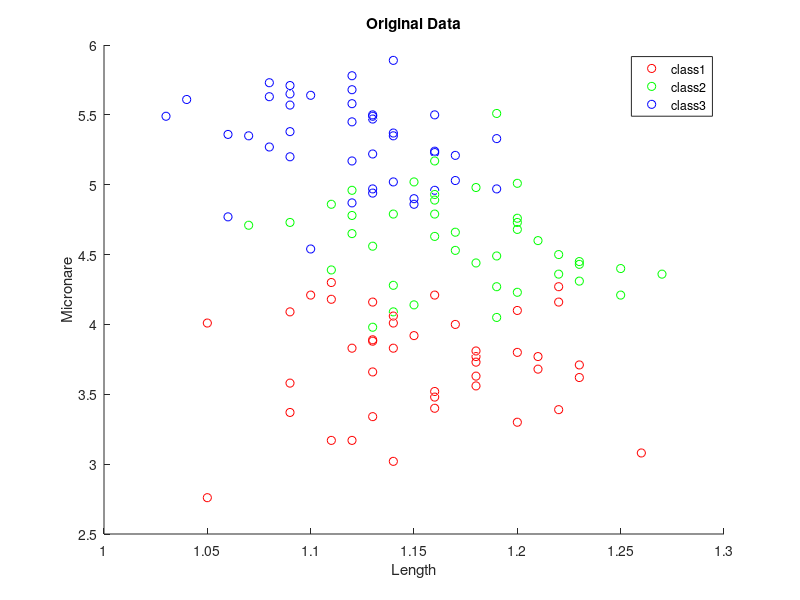
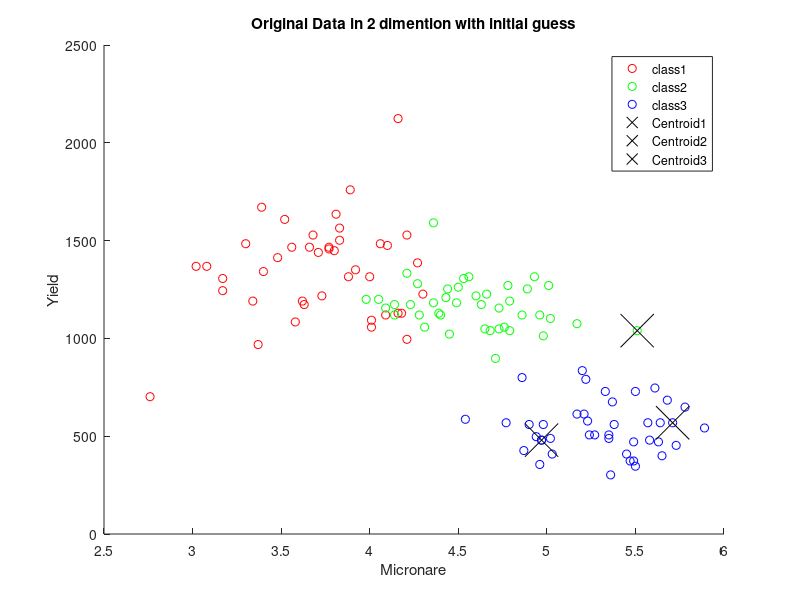
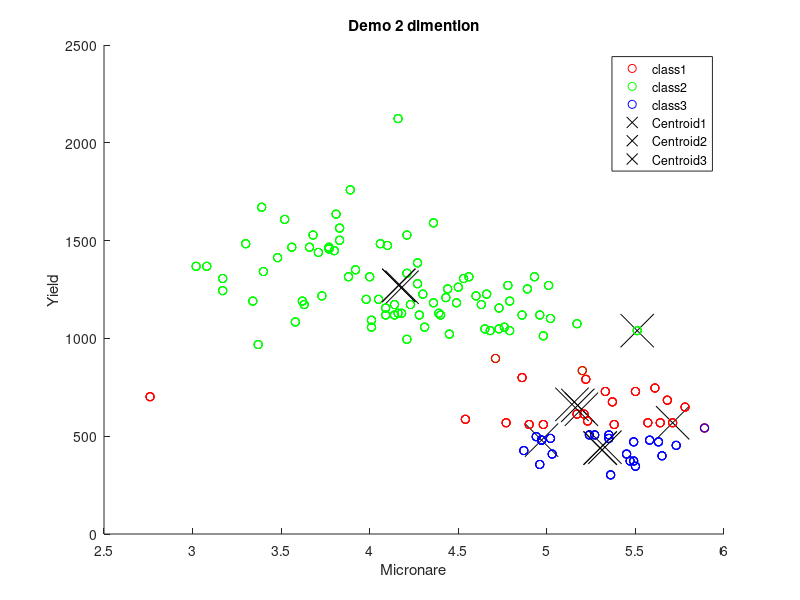

MATLAB code for these plots, in order: (Note: this script raises an error after producing the figures.)
clear,clc;
close all;
Data(1:42,1) = 1;
Data(43:84,1) = 2;
Data(85:126,1) = 3;
Meas = load('Meas.mat');
Data(:,2:6) = Meas.Meas;
%% Read feature for Yield, Mic and Strength
X = [Data(:,4) Data(:,3) Data(:,2)];
Class1 = X(find(Data(:,1)==1),:);
Class2 = X(find(Data(:,1)==2),:);
Class3 = X(find(Data(:,1)==3),:);

%Plot the original Data
figure(1);
hold on;
scatter3(Class1(:,1),Class1(:,2),Class1(:,3),'r');
scatter3(Class2(:,1),Class2(:,2),Class2(:,3),'g');
scatter3(Class3(:,1),Class3(:,2),Class3(:,3),'b');
title('Original Data');
legend('class1','class2','class3');
xlabel('Length'); ylabel('Micronare'); zlabel('Yield');

%% 2D animation Demo
%Using Yield and Mic
X_2D = [Data(:,3) Data(:,2)];
Class1_2D = X_2D(find(Data(:,1)==1),:);
Class2_2D = X_2D(find(Data(:,1)==2),:);
Class3_2D = X_2D(find(Data(:,1)==3),:);

%Initial Guess
k = 3;
Random=randperm(size(X_2D,1));
Centroid_2D = X_2D(Random(1:k),:);

%plot 2D image
figure(2);
hold on;
scatter(Class1_2D(:,1),Class1_2D(:,2),'r');
scatter(Class2_2D(:,1),Class2_2D(:,2),'g');
scatter(Class3_2D(:,1),Class3_2D(:,2),'b');
plot(Centroid_2D(1,1),Centroid_2D(1,2),'kx','markers',24);
plot(Centroid_2D(2,1),Centroid_2D(2,2),'kx','markers',24);
plot(Centroid_2D(3,1),Centroid_2D(3,2),'kx','markers',24);
title('Original Data in 2 dimention with initial guess');
legend('class1','class2','class3','Centroid1','Centroid2','Centroid3');
xlabel('Micronare'); ylabel('Yield');

%The first iteration
min = 100000000;
for i=1:size(X_2D,1)
    min=100000000;
    for j=1:k
        D=[X_2D(i,1),X_2D(i,2);Centroid_2D(j,1),Centroid_2D(j,2)];
        distance=pdist(D);
        if(distance<min)
            min=distance;
            min_index=j;
        end
    end
    X_2D(i,3) = min_index;
end
Class1_2D=X_2D(find(X_2D(:,3)==1),:);
Class2_2D=X_2D(find(X_2D(:,3)==2),:);
Class3_2D=X_2D(find(X_2D(:,3)==3),:);
figure(3);
hold on;
scatter(Class1_2D(:,1),Class1_2D(:,2),'r');
scatter(Class2_2D(:,1),Class2_2D(:,2),'g');
scatter(Class3_2D(:,1),Class3_2D(:,2),'b');
plot(Centroid_2D(1,1),Centroid_2D(1,2),'kx','markers',24);
plot(Centroid_2D(2,1),Centroid_2D(2,2),'kx','markers',24);
plot(Centroid_2D(3,1),Centroid_2D(3,2),'kx','markers',24);
title('Demo');
legend('class1','class2','class3');
xlabel('Micronare'); ylabel('Yield');

%Perform k means
time=0;
isChanged=true;
while(isChanged)
    time = time+1;
    isChanged=false;
    Class1_2D=X_2D(find(X_2D(:,3)==1),1:2);
    Class2_2D=X_2D(find(X_2D(:,3)==2),1:2);
    Class3_2D=X_2D(find(X_2D(:,3)==3),1:2);
    Centroid_2D(1,:)=mean(Class1_2D);
    Centroid_2D(2,:)=mean(Class2_2D);
    Centroid_2D(3,:)=mean(Class3_2D);
    close figure 3;
    figure(3);
    hold on;
    scatter(Class1_2D(:,1),Class1_2D(:,2),'r');
    scatter(Class2_2D(:,1),Class2_2D(:,2),'g');
    scatter(Class3_2D(:,1),Class3_2D(:,2),'b');
    plot(Centroid_2D(1,1),Centroid_2D(1,2),'kx','markers',24);
    plot(Centroid_2D(2,1),Centroid_2D(2,2),'kx','markers',24);
    plot(Centroid_2D(3,1),Centroid_2D(3,2),'kx','markers',24);
    title('Demo 2 dimention');
    legend('class1','class2','class3','Centroid1','Centroid2','Centroid3');
    xlabel('Micronare'); ylabel('Yield');
    for i=1:size(X_2D,1)
        min=100000000;
        for j=1:k
            D=[X_2D(i,1),X_2D(i,2);Centroid_2D(j,1),Centroid_2D(j,2)];
            distance=pdist(D);
            if(distance<min)
                min=distance;
                min_index=j;
            end
        end
        if(X_2D(i,3)~=min_index)
            isChanged=true;
            X_2D(i,3) = min_index;
        end
    end
end  %Put a break point here and show the demo

%% Different k values
opts = statset('Display','final');
%[idx,C,sumd,D] = kmeans(X,2,'replicates',5,'Options',opts);
[idx,C,sumd,D] = kmeans(X,3,'replicates',5,'Options',opts);
%[idx,C,sumd,D] = kmeans(X,4,'replicates',5,'Options',opts);
DifferentK(X,idx,C,k); %Function used to plot the result

%% Choosing k
idx2 = kmeans(X,2,'replicates',5);
idx3 = kmeans(X,3,'replicates',5);
idx4 = kmeans(X,4,'replicates',5);

figure()
[silh2,h2] = silhouette(X,idx2);
figure()
[silh3,h3] = silhouette(X,idx3);
figure()
[silh4,h4] = silhouette(X,idx4);
Mean = [mean(silh2) mean(silh3) mean(silh3)];
index = find(Mean==max(Mean));
if(index==1)
    fprintf('k=2 is the best\n');
elseif(index==2)
    fprintf('k=3 is the best\n');
else
    fprintf('k=4 is the best\n');
end

%% Different Distance and calculate the missclassfication
idx = kmeans(X,3,'replicates',5);
idx_cosine = kmeans(X,3,'replicates',5,'distance','cosine');
idx_correlation = kmeans(X,3,'replicates',5,'distance','correlation');
Mis = CalMis(idx,k);
Mis_cosine = CalMis(idx_cosine,k);
Mis_correlation = CalMis(idx_correlation,k);
fprintf('Mis for sqeuclidean:%d\n', Mis);
fprintf('Mis for cosine:%d\n', Mis_cosine);
fprintf('Mis for correlation:%d\n', Mis);